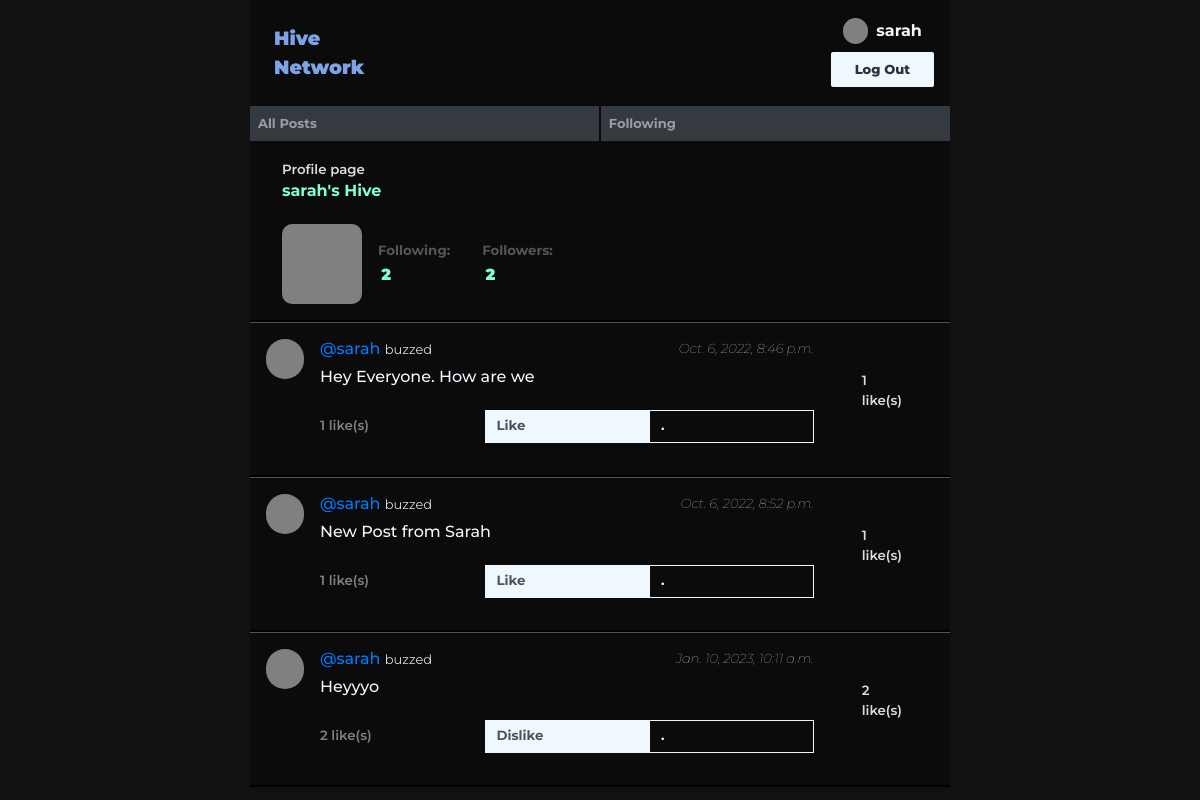
The app's page /profile/sarah (signed in) with its own data.
### network/models.py (models this page shows, shortened)
class User(AbstractUser):
    slug = models.SlugField(max_length=255, unique=True, null=True, blank=True)

class Post(models.Model):
    body = models.CharField(max_length =200)
    author = models.ForeignKey(Profile, on_delete=models.CASCADE, null=True, blank=True, related_name="posts")
    created_on = models.DateTimeField(auto_now_add =True)
    liked = models.ManyToManyField(Profile, null=True, blank=True, related_name="likes")
    class Meta:
        verbose_name = "post"
        verbose_name_plural = "posts"

class Profile(models.Model):
    user = models.ForeignKey(User, on_delete = models.CASCADE, related_name="get_profile")
    followers = models.ManyToManyField(User, related_name="get_followers")
    following = models.ManyToManyField(User, related_name="get_following")
    slug = models.SlugField(max_length=255, unique=True, null=True, blank=True)
    def __str__(self):
        return self.slug

### network/views.py (the view)
# urls.py: path("profile/<str:user>", views.profile, name="profile"),
def profile(request, user):
    active_user = request.user
    get_user_object = get_object_or_404(User, username=user)
    profile = get_object_or_404(Profile, user=get_user_object)
    active_user_profile = get_object_or_404(Profile, user=active_user)
    page_user_object = get_object_or_404(User, username=active_user)
    follow_status = page_user_object in profile.following.all()
    posts = Post.objects.filter(author__slug=user)
    return render(request, "network/profile.html", {
        'posts' : posts,
        'active_user': active_user,
        'profile' : profile,
        'followers': profile.followers,
        'followings': profile.following,
        "active_user": active_user,
        "get_user_object": get_user_object,
        "active_user_profile": active_user_profile,
        "user_profile" : active_user_profile,
        "follow_status": follow_status,
    })

### network/templates/network/profile.html (shortened to what this page needs)
{% extends 'network/layout.html'%}
{% load static %}
{% block body %}
<div class="profile-intro" style="padding:1rem;">
    <h7 style="color: gainsboro; padding:1rem; font-weight:600; font-size:smaller;">Profile page</h7>
    <h6 style="margin-top: 0rem; font-weight: bold; color: aquamarine; padding:0rem 1rem;">{{user}}'s Hive</h6>
</div>
<div class="profile-summary">
    <div class="profile-summary-img" style="align-self: center;">
        <div style="background-color:gray; height:5rem; width: 5rem; border-radius:10px;">
        </div>
    </div>
    <div style="display:flex; flex-wrap: wrap; justify-content: start;">
        <div id="show-following" class="profile-summary-follow" style="margin: 0rem 1rem; align-self:center;">
            <p style="color:#535658; font-weight:700; font-size: smaller; margin-bottom:2px;">Following:</p>
            <h8 id="following-count" style="color: aquamarine; padding:0rem .2rem; font-weight:900;">{{followings.count}}</h8>
        </div>
        <div id="show-followers" class="profile-summary-follow" style="margin: 0rem 1rem; align-self: center;">
            <p style="color:#535658; font-weight:700; font-size: smaller; margin-bottom:2px;">Followers:</p>
            <h8 id="followers-count" style="color: aquamarine; font-weight:900; padding:0rem .2rem;">{{followers.count}}</h8>
        </div>
    </div>
</div>
<hr style="margin:0; border: 1px solid black;">
<div style="background-color: #f8f9fa; border-radius: 18px;" class="posts">
{% for post in posts%}
<div class="buzz-body" data-post-id= {{post.id}}>
    <div class="buzz-profile-pic"></div>
    <div class="buzz">
        <div style="display:flex; justify-content: space-between;">
            <h6 class="buzz-cred"> <a href="{%url 'profile' post.author%}">@{{post.author}} </a> <span style="font-size:13px; font-weight:400; color: gainsboro;">buzzed</span> </h6>
            <i style="color:gainsboro;">{{post.created_on}}</i>
        </div>
        <div>
            <h6 class="buzz-text">{{post.body}}</h6>
            <div style="display:flex; padding: 1rem 0rem;">
                <div style=" font-weight: 600; width:100%; color:gray; font-size:smaller; align-self:center;" class="post_like"><span id="like-count" class="like_count">{{post.liked.all.count}} </span>like(s)</div>
                <div style="width:100%;">
                {% if post in user_profile.likes.all %}
                <button class="like_button" onclick="location.href='{%url 'like' post.id%}"> Dislike </button>
                {% else %}
                <button class="like_button" onclick="location.href='{%url 'like' post.id%}"> Like </button>
                {%endif%}
                </div>
                <div style="width:100%;">
                {% if post.author.user.id is page_user %}
                <button class="edit_post edit-button" id="edit_post">Edit</button>
                {% else  %}
                <button class="edit-button" id="">.</button>
                {% endif %}
                </div>
            </div>
            </div>
            </div>
        <p style="color: gainsboro; font-weight: 600; font-size:smaller; padding:2rem;"><span id="like-count" class="like_count">{{post.liked.all.count}} </span>like(s)</p>
    </div>
    <hr style="margin:0; border: 1px solid black;">
{% endfor %}
</div>
{% endblock %}

### network/templates/network/layout.html (shortened to what this page needs)
{% load static %}
<!DOCTYPE html>
<html lang="en">
    <head>
        <link rel="stylesheet" href="https://stackpath.bootstrapcdn.com/bootstrap/4.4.1/css/bootstrap.min.css">
        <link href="{% static 'network/styles.css' %}" rel="stylesheet">
    </head>
    <body>
        <nav class="navbar navbar-expand-lg navbar-dark" style="display:flex; flex-direction:column; padding: 0rem;">
            <div style="display: flex; justify-content:space-between; align-items:center; padding:1rem; background:bottom; width: 100%;">
                <a class="navbar-brand" href="{%url 'index'%}">Hive </br> Network</a>
                {% if user.is_authenticated%}
                <div style="text-align:center; display: flex; flex-direction:column; gap:.5rem; ">
                    <div style="display:flex; gap:.5rem; justify-content:center; align-items:center;" >
                        <div style="width:1.6rem; height:1.6rem; background-color:gray; border-radius:5rem;"></div>
                        <a class="" href="{%url 'profile' user%}"><strong style="color:aliceblue;">{{ user }}</strong></a>
                    </div>
                    <a class="auth-link" href="{% url 'logout' %}">Log Out</a>
                </div>
                {%endif%}
            </div>
            <div style="width:100%;">
                <ul class="navbar-nav mr-auto navi" >
                    <li class="nav-item navi-item" style="background-color:#343a40;">
                    <a class="nav-link" href="{% url 'index' %}">All Posts</a>
                    </li>
                    {% if user.is_authenticated %}
                        <li class="nav-item navi-item" style="background-color:#343a40;">
                            <a class="nav-link" href="{% url 'following_posts' user%}">Following</a>
                        </li>
                    {% endif %}
                </ul>
            </div>
        </nav>
        <div class="body">
            {% block body %}
            {% endblock %}
        </div>
    </body>
</html>

### network/static/network/styles.css (style rules this page uses)
html { background-color: rgb(17, 17, 17); }
*, body { font-family: 'Montserrat', sans-serif !important; background-color: #0b0b0b; }
.buzz { display: flex; flex-direction: column ; margin-inline: 1rem; width: 100%; }
.buzz-text { color: aliceblue; }
.navbar-brand { padding: 0.5rem; font-weight: 900; color: rgb(125, 163, 228)!important; font-size: larger !important; }
.nav-link { font-size: small; font-weight: 700; }
.auth-link { font-size: small; color: rgb(49, 50, 54); background-color: aliceblue; border-radius: 2px; font-weight: 800; padding: .5rem 1.5rem; }
.navi { width: 100%; display: flex; gap: .1rem; }
.navi-item { width: 100%; }
i { font-weight:lighter !important; font-size: small; padding-bottom: .5rem; }
.buzz-body { display: flex !important; border-top: 1px solid #525252; padding: 1rem; }
.posts { background-color: #f8f9fa; border-radius: 18px; }
.buzz-profile-pic { width: 2.5rem; height: 2.5rem; padding: 1rem; background-color: gray; border-radius: 100px; position: relative; }
.like_button { display: flex; width: 100%; color: #525252; background-color: aliceblue; border: none; font-weight:700; font-size: smaller; padding: .4rem 12px; }
.edit-button { display: flex; width: 100%; color: aliceblue; outline: 1px solid aliceblue; outline-offset: -1px; border: none; font-weight:700; font-size: smaller; padding: .4rem 12px; }
.profile-summary { display: flex; margin-bottom: 1rem; justify-content: start; padding: 0rem 2rem; }

### network/templates/network/layout.html (style rules this page uses)
body { max-width: 700px; margin: auto; }

### records on screen
User: username "sarah"
Post: author "sarah", created_on "Oct. 6, 2022, 8:46 p.m.", body "Hey Everyone. How are we", liked.all.count "1", shows "Like"
Post: author "sarah", created_on "Oct. 6, 2022, 8:52 p.m.", body "New Post from Sarah", liked.all.count "1", shows "Like"
Post: author "sarah", created_on "Jan. 10, 2023, 10:11 a.m.", body "Heyyyo", liked.all.count "2", shows "Dislike"

### other values on screen
{{ followings.count }} "2"
{{ followers.count }} "2"
